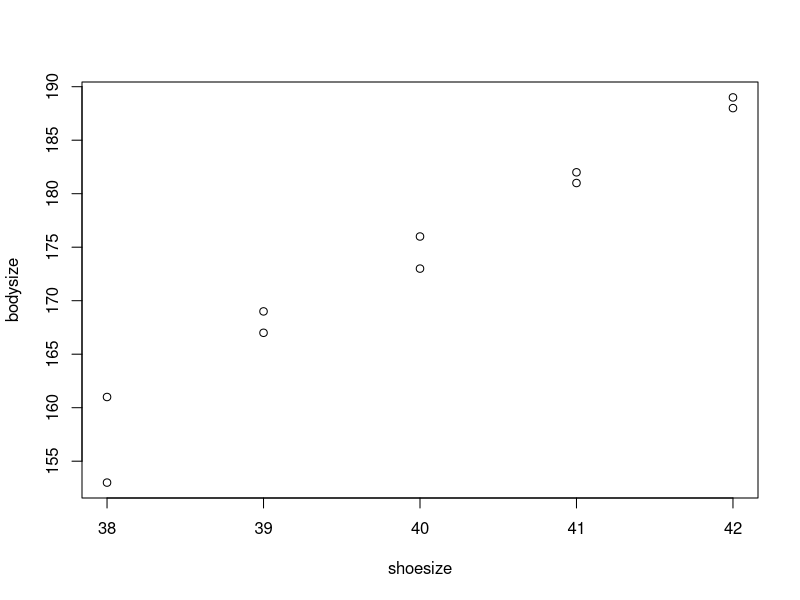
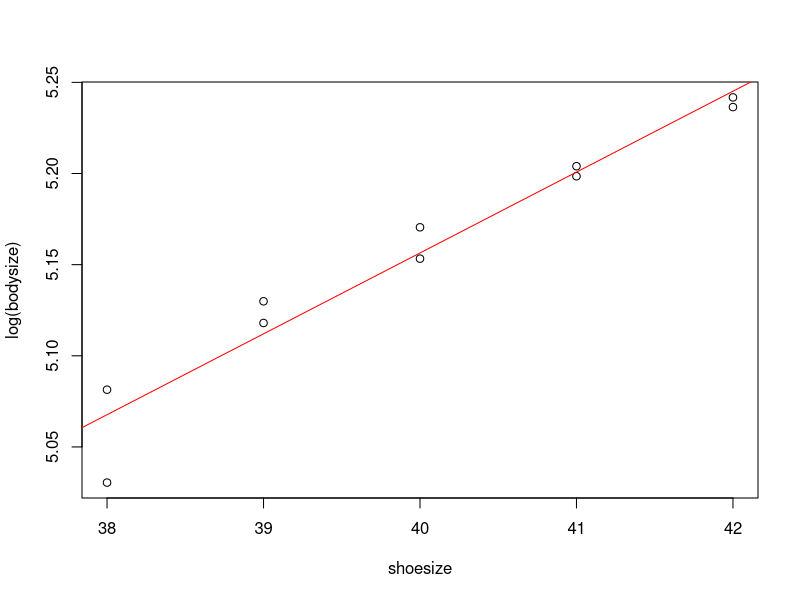
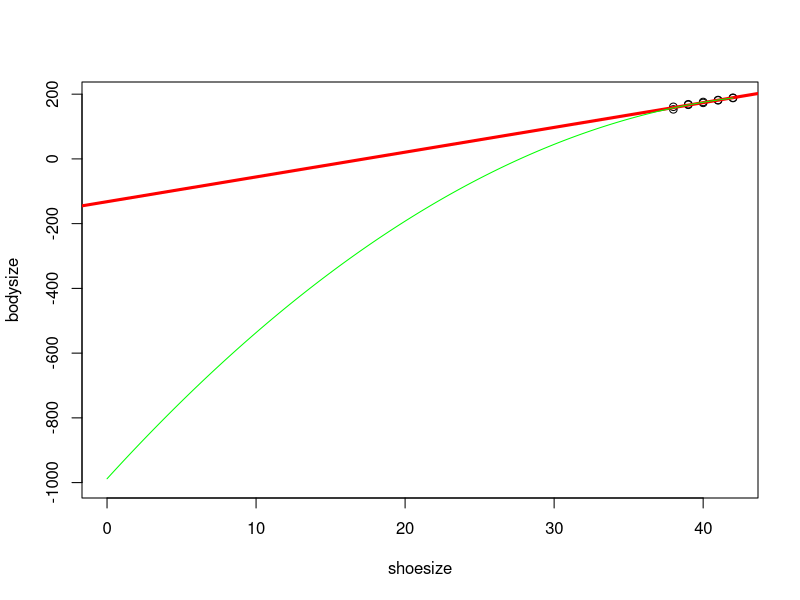

Source code (R) for these figures, in order:
#Question 1:
shoesize<-c(38,38,39,39,40,40,41,41,42,42)
bodysize<-c(153,161,167,169,173,176,182,181,188,189)
bspl<-data.frame(shoesize,bodysize)
  
test <- lm(formula = shoesize~bodysize, data = bspl)
summary(test)
plot(shoesize, bodysize)
abline(coef(test), col="red")

#Question 2:
logmodel <- lm(log(bodysize)~shoesize,data=bspl)
summary(logmodel)
plot(shoesize,log(bodysize))
abline(coef(logmodel),col="red")

#Question 3: 
test <-lm(bodysize~shoesize)
test
summary(test)

squareterm <- lm(bodysize~shoesize+I(shoesize^2))
squareterm 
summary(squareterm)

plot(shoesize, bodysize, xlim=c(0, 42), ylim=c(-1000,190))
abline (test$coef, col="red", lwd=3)
x=seq(0, 42, 0.1)
lines(x, squareterm$coef[1]+squareterm$coef[2]*x+squareterm$coef[3]*x^2, col ="green")
